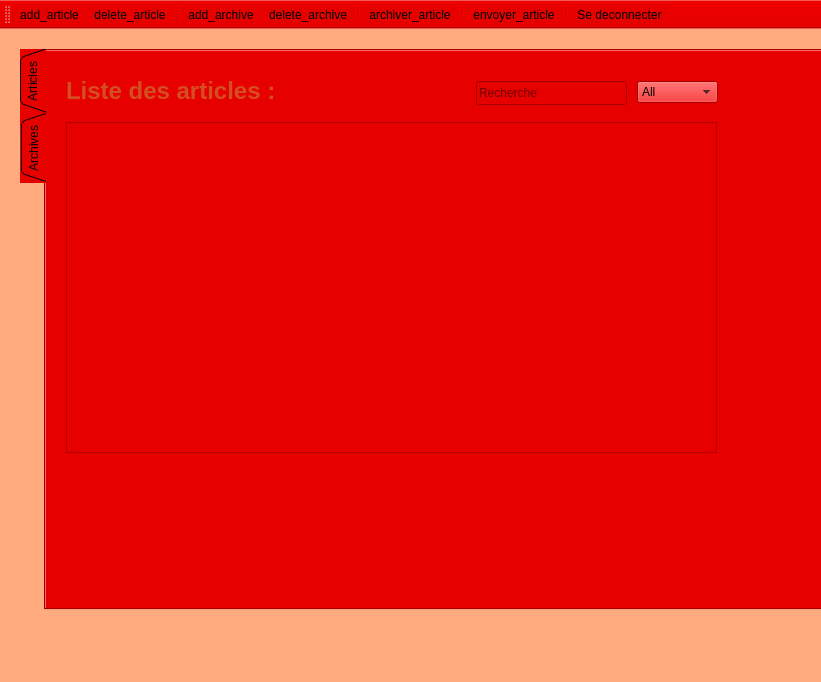
<?xml version="1.0" encoding="UTF-8"?>
<ui version="4.0">
 <class>gestion_abir</class>
 <widget class="QMainWindow" name="gestion_abir">
  <property name="geometry">
   <rect>
    <x>0</x>
    <y>0</y>
    <width>821</width>
    <height>682</height>
   </rect>
  </property>
  <property name="windowTitle">
   <string>MainWindow</string>
  </property>
  <property name="styleSheet">
   <string notr="true">background-image: url(:/img/hand-painted-watercolor-background-with-sky-clouds-shape_24972-1095.jpg);
background-image: url(:/new/prefix1/img/maxresdefault.jpg);
background-color: rgb(255, 170, 127);</string>
  </property>
  <widget class="QWidget" name="centralwidget">
   <widget class="QTabWidget" name="tabWidget">
    <property name="geometry">
     <rect>
      <x>20</x>
      <y>20</y>
      <width>1051</width>
      <height>561</height>
     </rect>
    </property>
    <property name="styleSheet">
     <string notr="true">background-image: url(:/new/prefix1/img/maxresdefault.jpg);
background-color: rgb(230, 0, 0);</string>
    </property>
    <property name="tabPosition">
     <enum>QTabWidget::West</enum>
    </property>
    <property name="tabShape">
     <enum>QTabWidget::Triangular</enum>
    </property>
    <property name="currentIndex">
     <number>0</number>
    </property>
    <widget class="QWidget" name="tab">
     <attribute name="title">
      <string>Articles</string>
     </attribute>
     <widget class="QLineEdit" name="rech_article">
      <property name="geometry">
       <rect>
        <x>430</x>
        <y>30</y>
        <width>151</width>
        <height>24</height>
       </rect>
      </property>
      <property name="placeholderText">
       <string>Recherche</string>
      </property>
      <property name="clearButtonEnabled">
       <bool>true</bool>
      </property>
     </widget>
     <widget class="QTableView" name="table_article">
      <property name="geometry">
       <rect>
        <x>20</x>
        <y>71</y>
        <width>651</width>
        <height>331</height>
       </rect>
      </property>
      <property name="sortingEnabled">
       <bool>true</bool>
      </property>
      <attribute name="horizontalHeaderCascadingSectionResizes">
       <bool>true</bool>
      </attribute>
      <attribute name="horizontalHeaderShowSortIndicator" stdset="0">
       <bool>false</bool>
      </attribute>
      <attribute name="horizontalHeaderStretchLastSection">
       <bool>false</bool>
      </attribute>
     </widget>
     <widget class="QLabel" name="label">
      <property name="geometry">
       <rect>
        <x>20</x>
        <y>20</y>
        <width>261</width>
        <height>41</height>
       </rect>
      </property>
      <property name="text">
       <string>&lt;html&gt;&lt;head/&gt;&lt;body&gt;&lt;p&gt;&lt;span style=&quot; font-size:18pt; font-weight:600; color:#d54e21;&quot;&gt;Liste des articles :&lt;/span&gt;&lt;/p&gt;&lt;/body&gt;&lt;/html&gt;</string>
      </property>
     </widget>
     <widget class="QComboBox" name="article_sel_col">
      <property name="geometry">
       <rect>
        <x>591</x>
        <y>30</y>
        <width>81</width>
        <height>22</height>
       </rect>
      </property>
      <item>
       <property name="text">
        <string>All</string>
       </property>
      </item>
      <item>
       <property name="text">
        <string>ID</string>
       </property>
      </item>
      <item>
       <property name="text">
        <string>-</string>
       </property>
      </item>
      <item>
       <property name="text">
        <string>Titre</string>
       </property>
      </item>
      <item>
       <property name="text">
        <string>Categorie</string>
       </property>
      </item>
      <item>
       <property name="text">
        <string>Contenu</string>
       </property>
      </item>
      <item>
       <property name="text">
        <string>Date arch</string>
       </property>
      </item>
      <item>
       <property name="text">
        <string>Archive</string>
       </property>
      </item>
     </widget>
    </widget>
    <widget class="QWidget" name="tab_2">
     <attribute name="title">
      <string>Archives</string>
     </attribute>
     <widget class="QTableView" name="table_arch">
      <property name="geometry">
       <rect>
        <x>10</x>
        <y>60</y>
        <width>651</width>
        <height>361</height>
       </rect>
      </property>
      <property name="selectionMode">
       <enum>QAbstractItemView::ExtendedSelection</enum>
      </property>
      <property name="sortingEnabled">
       <bool>true</bool>
      </property>
      <attribute name="horizontalHeaderShowSortIndicator" stdset="0">
       <bool>false</bool>
      </attribute>
     </widget>
     <widget class="QLabel" name="label_4">
      <property name="geometry">
       <rect>
        <x>30</x>
        <y>10</y>
        <width>291</width>
        <height>31</height>
       </rect>
      </property>
      <property name="text">
       <string>&lt;html&gt;&lt;head/&gt;&lt;body&gt;&lt;p&gt;&lt;span style=&quot; font-size:18pt; font-weight:600; color:#d54e21;&quot;&gt;liste des archives :&lt;/span&gt;&lt;/p&gt;&lt;/body&gt;&lt;/html&gt;</string>
      </property>
     </widget>
     <widget class="QLineEdit" name="rech_arch">
      <property name="geometry">
       <rect>
        <x>430</x>
        <y>20</y>
        <width>141</width>
        <height>24</height>
       </rect>
      </property>
      <property name="placeholderText">
       <string>Recherche</string>
      </property>
      <property name="clearButtonEnabled">
       <bool>true</bool>
      </property>
     </widget>
     <widget class="QComboBox" name="arch_sel_col">
      <property name="geometry">
       <rect>
        <x>580</x>
        <y>20</y>
        <width>81</width>
        <height>22</height>
       </rect>
      </property>
      <item>
       <property name="text">
        <string>All</string>
       </property>
      </item>
      <item>
       <property name="text">
        <string>ID</string>
       </property>
      </item>
      <item>
       <property name="text">
        <string>Intitule</string>
       </property>
      </item>
      <item>
       <property name="text">
        <string>Droit Access</string>
       </property>
      </item>
      <item>
       <property name="text">
        <string>Traitement</string>
       </property>
      </item>
      <item>
       <property name="text">
        <string>Creation</string>
       </property>
      </item>
     </widget>
     <widget class="QPushButton" name="export_excel">
      <property name="geometry">
       <rect>
        <x>150</x>
        <y>430</y>
        <width>381</width>
        <height>23</height>
       </rect>
      </property>
      <property name="text">
       <string>Export Excel</string>
      </property>
     </widget>
    </widget>
   </widget>
  </widget>
  <widget class="QMenuBar" name="menubar">
   <property name="geometry">
    <rect>
     <x>0</x>
     <y>0</y>
     <width>821</width>
     <height>26</height>
    </rect>
   </property>
  </widget>
  <widget class="QStatusBar" name="statusbar"/>
  <widget class="QToolBar" name="toolBar">
   <property name="windowTitle">
    <string>toolBar</string>
   </property>
   <property name="styleSheet">
    <string notr="true">background-image: url(:/new/prefix1/img/maxresdefault.jpg);
background-color: rgb(230, 0, 0);</string>
   </property>
   <attribute name="toolBarArea">
    <enum>TopToolBarArea</enum>
   </attribute>
   <attribute name="toolBarBreak">
    <bool>false</bool>
   </attribute>
   <addaction name="actionadd_article"/>
   <addaction name="actiondelete_article"/>
   <addaction name="separator"/>
   <addaction name="actionadd_archive"/>
   <addaction name="actiondelete_archive"/>
   <addaction name="separator"/>
   <addaction name="actionarchiver_article"/>
   <addaction name="separator"/>
   <addaction name="actionenvoyer_article"/>
   <addaction name="separator"/>
   <addaction name="actiondeconnecter"/>
  </widget>
  <action name="actionadd_article">
   <property name="checkable">
    <bool>false</bool>
   </property>
   <property name="icon">
    <iconset resource="resources.qrc">
     <normaloff>:/new/prefix1/img/Add-icon.png</normaloff>:/new/prefix1/img/Add-icon.png</iconset>
   </property>
   <property name="text">
    <string>add_article</string>
   </property>
   <property name="toolTip">
    <string>&lt;html&gt;&lt;head/&gt;&lt;body&gt;&lt;p&gt;&lt;img src=&quot;:/img/ajouter article.jpg&quot;/&gt;&lt;/p&gt;&lt;/body&gt;&lt;/html&gt;</string>
   </property>
   <property name="shortcut">
    <string>Ctrl+A</string>
   </property>
  </action>
  <action name="actiondelete_article">
   <property name="icon">
    <iconset resource="resources.qrc">
     <normaloff>:/new/prefix1/img/delete-icon.png</normaloff>:/new/prefix1/img/delete-icon.png</iconset>
   </property>
   <property name="text">
    <string>delete_article</string>
   </property>
   <property name="toolTip">
    <string>&lt;html&gt;&lt;head/&gt;&lt;body&gt;&lt;p&gt;&lt;img src=&quot;:/img/supprimer article.jpg&quot;/&gt;&lt;/p&gt;&lt;/body&gt;&lt;/html&gt;</string>
   </property>
   <property name="shortcut">
    <string>Backspace, Ctrl+D</string>
   </property>
  </action>
  <action name="actionadd_archive">
   <property name="icon">
    <iconset resource="resources.qrc">
     <normaloff>:/new/prefix1/img/images (2).jfif</normaloff>:/new/prefix1/img/images (2).jfif</iconset>
   </property>
   <property name="text">
    <string>add_archive</string>
   </property>
   <property name="shortcut">
    <string>Ctrl+Shift+A</string>
   </property>
  </action>
  <action name="actiondelete_archive">
   <property name="icon">
    <iconset resource="resources.qrc">
     <normaloff>:/new/prefix1/img/images (1).jfif</normaloff>:/new/prefix1/img/images (1).jfif</iconset>
   </property>
   <property name="text">
    <string>delete_archive</string>
   </property>
   <property name="shortcut">
    <string>Ctrl+Shift+D</string>
   </property>
  </action>
  <action name="actionarchiver_article">
   <property name="icon">
    <iconset resource="resources.qrc">
     <normaloff>:/new/prefix1/img/archiver.jpg</normaloff>:/new/prefix1/img/archiver.jpg</iconset>
   </property>
   <property name="text">
    <string>archiver_article</string>
   </property>
   <property name="shortcut">
    <string>A</string>
   </property>
  </action>
  <action name="actionenvoyer_article">
   <property name="icon">
    <iconset resource="resources.qrc">
     <normaloff>:/new/prefix1/img/backmain.jpg</normaloff>:/new/prefix1/img/backmain.jpg</iconset>
   </property>
   <property name="text">
    <string>envoyer_article</string>
   </property>
   <property name="shortcut">
    <string>E</string>
   </property>
  </action>
  <action name="actiondeconnecter">
   <property name="icon">
    <iconset>
     <normaloff>img/Windows-Log-Off-icon.png</normaloff>
     <normalon>:/new/prefix1/img/Windows-Log-Off-icon.png</normalon>img/Windows-Log-Off-icon.png</iconset>
   </property>
   <property name="text">
    <string>Se deconnecter</string>
   </property>
   <property name="toolTip">
    <string>deconnecter</string>
   </property>
   <property name="shortcut">
    <string>Ctrl+O</string>
   </property>
  </action>
 </widget>
 <resources>
  <include location="resources.qrc"/>
 </resources>
 <connections/>
</ui>
